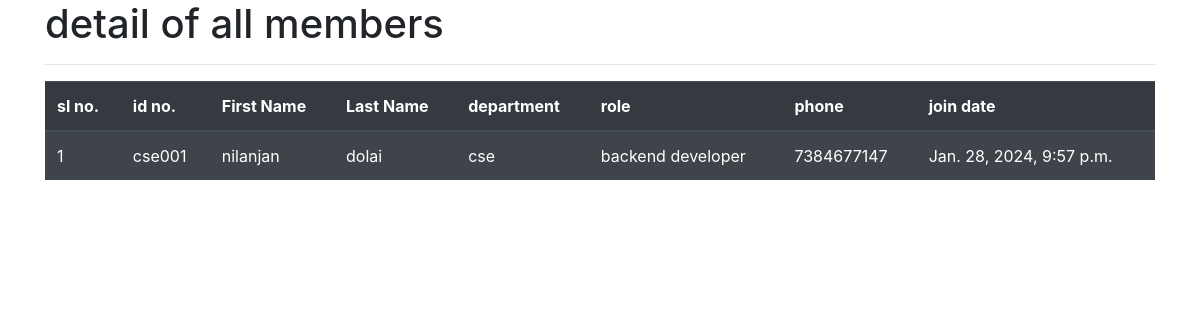
Page /all_members/ on the earlier database version.
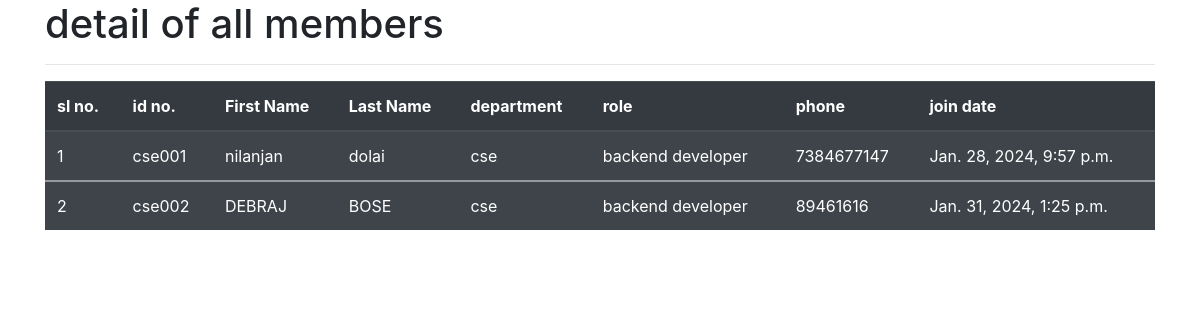
Same page on the later database version.
### app/models.py (models this page shows, shortened)
class student(models.Model):
    first_name=models.CharField(max_length=100,null=False)
    last_name=models.CharField(max_length=100)
    department=models.ForeignKey(department,on_delete=models.CASCADE)
    role=models.ForeignKey(Role,on_delete=models.CASCADE)
    phone=models.IntegerField()
    join_date=models.DateTimeField()
    id = models.CharField(max_length=20,unique=True, editable=False,primary_key=True)

class department(models.Model):
    name=models.CharField(max_length=100,null=False)

class Role(models.Model):
    name=models.CharField(max_length=100,null=False)

### app/views.py (the view)
# urls.py: path('all_members/',views.all_members,name='all_members'),
def all_members(request):
    students=student.objects.all()
    context={
        'st':students
    }
    return render(request,'all_members.html',context)

### app/templates/all_members.html (shortened to what this page needs)
<!doctype html>
<html lang="en">
  <head>
    <link rel="stylesheet" href="https://cdn.jsdelivr.net/npm/bootstrap@4.6.2/dist/css/bootstrap.min.css">
  </head>
  <body>
    <div class ="container">
                <h1>detail of all members</h1>
                <hr>
                <table class="table table-dark table-striped">
                    <thead>
                      <tr>
                        <th scope="col">sl no.</th>
                        <th scope="col">id no.</th>
                        <th scope="col">First Name</th>
                        <th scope="col">Last Name</th>
                        <th scope="col">department</th>
                        <th scope="col">role</th>
                        <th scope="col">phone</th>
                        <th scope="col">join date</th>
                      </tr>
                    </thead>
                    {% for i in st %}
                    <tbody>
                      <tr>
                        <td> {{forloop.counter}}</td>
                        <td> {{i.id}}</td>
                        <td> {{i.first_name}}</td>
                        <td>{{i.last_name}}</td>
                        <td>{{i.department.name}}</td>
                        <td>{{i.role.name}}</td>
                        <td>{{i.phone}}</td>
                        <td>{{i.join_date}}</td>
                      </tr>
                    </tbody>
                    {%endfor%}
                  </table>
    </div>
  </body>
</html>

Differences in the rows shown:
added student: id "cse002", first_name "DEBRAJ", last_name "BOSE", department.name "cse", role.name "backend developer", phone "89461616", join_date "Jan. 31, 2024, 1:25 p.m."
